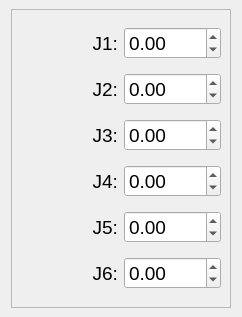
<?xml version="1.0" encoding="UTF-8"?>
<ui version="4.0">
 <class>Form</class>
 <widget class="QWidget" name="Form">
  <property name="geometry">
   <rect>
    <x>0</x>
    <y>0</y>
    <width>242</width>
    <height>317</height>
   </rect>
  </property>
  <property name="windowTitle">
   <string>Form</string>
  </property>
  <layout class="QGridLayout" name="gridLayout">
   <property name="topMargin">
    <number>9</number>
   </property>
   <property name="bottomMargin">
    <number>9</number>
   </property>
   <item row="0" column="1">
    <widget class="QFrame" name="frame">
     <property name="frameShape">
      <enum>QFrame::StyledPanel</enum>
     </property>
     <property name="frameShadow">
      <enum>QFrame::Raised</enum>
     </property>
     <layout class="QGridLayout" name="gridLayout_2">
      <item row="1" column="0">
       <widget class="QLabel" name="label_2">
        <property name="font">
         <font>
          <pointsize>14</pointsize>
         </font>
        </property>
        <property name="text">
         <string>J2:</string>
        </property>
        <property name="alignment">
         <set>Qt::AlignRight|Qt::AlignTrailing|Qt::AlignVCenter</set>
        </property>
       </widget>
      </item>
      <item row="2" column="2">
       <widget class="QDoubleSpinBox" name="joint_3_setpoint">
        <property name="font">
         <font>
          <pointsize>14</pointsize>
         </font>
        </property>
        <property name="minimum">
         <double>-2.000000000000000</double>
        </property>
        <property name="maximum">
         <double>2.000000000000000</double>
        </property>
        <property name="singleStep">
         <double>0.100000000000000</double>
        </property>
       </widget>
      </item>
      <item row="5" column="0">
       <widget class="QLabel" name="label_6">
        <property name="font">
         <font>
          <pointsize>14</pointsize>
         </font>
        </property>
        <property name="text">
         <string>J6:</string>
        </property>
        <property name="alignment">
         <set>Qt::AlignRight|Qt::AlignTrailing|Qt::AlignVCenter</set>
        </property>
       </widget>
      </item>
      <item row="2" column="0">
       <widget class="QLabel" name="label_3">
        <property name="font">
         <font>
          <pointsize>14</pointsize>
         </font>
        </property>
        <property name="text">
         <string>J3:</string>
        </property>
        <property name="alignment">
         <set>Qt::AlignRight|Qt::AlignTrailing|Qt::AlignVCenter</set>
        </property>
       </widget>
      </item>
      <item row="1" column="2">
       <widget class="QDoubleSpinBox" name="joint_2_setpoint">
        <property name="font">
         <font>
          <pointsize>14</pointsize>
         </font>
        </property>
        <property name="minimum">
         <double>-2.000000000000000</double>
        </property>
        <property name="maximum">
         <double>2.000000000000000</double>
        </property>
        <property name="singleStep">
         <double>0.100000000000000</double>
        </property>
       </widget>
      </item>
      <item row="0" column="2">
       <widget class="QDoubleSpinBox" name="joint_1_setpoint">
        <property name="font">
         <font>
          <pointsize>14</pointsize>
         </font>
        </property>
        <property name="minimum">
         <double>-2.000000000000000</double>
        </property>
        <property name="maximum">
         <double>2.000000000000000</double>
        </property>
        <property name="singleStep">
         <double>0.100000000000000</double>
        </property>
       </widget>
      </item>
      <item row="4" column="0">
       <widget class="QLabel" name="label_5">
        <property name="font">
         <font>
          <pointsize>14</pointsize>
         </font>
        </property>
        <property name="text">
         <string>J5:</string>
        </property>
        <property name="alignment">
         <set>Qt::AlignRight|Qt::AlignTrailing|Qt::AlignVCenter</set>
        </property>
       </widget>
      </item>
      <item row="0" column="0">
       <widget class="QLabel" name="label">
        <property name="font">
         <font>
          <pointsize>14</pointsize>
         </font>
        </property>
        <property name="text">
         <string>J1:</string>
        </property>
        <property name="alignment">
         <set>Qt::AlignRight|Qt::AlignTrailing|Qt::AlignVCenter</set>
        </property>
       </widget>
      </item>
      <item row="3" column="2">
       <widget class="QDoubleSpinBox" name="joint_4_setpoint">
        <property name="font">
         <font>
          <pointsize>14</pointsize>
         </font>
        </property>
        <property name="minimum">
         <double>-2.000000000000000</double>
        </property>
        <property name="maximum">
         <double>2.000000000000000</double>
        </property>
        <property name="singleStep">
         <double>0.100000000000000</double>
        </property>
       </widget>
      </item>
      <item row="4" column="2">
       <widget class="QDoubleSpinBox" name="joint_5_setpoint">
        <property name="font">
         <font>
          <pointsize>14</pointsize>
         </font>
        </property>
        <property name="minimum">
         <double>-2.000000000000000</double>
        </property>
        <property name="maximum">
         <double>2.000000000000000</double>
        </property>
        <property name="singleStep">
         <double>0.100000000000000</double>
        </property>
       </widget>
      </item>
      <item row="3" column="0">
       <widget class="QLabel" name="label_4">
        <property name="font">
         <font>
          <pointsize>14</pointsize>
         </font>
        </property>
        <property name="text">
         <string>J4:</string>
        </property>
        <property name="alignment">
         <set>Qt::AlignRight|Qt::AlignTrailing|Qt::AlignVCenter</set>
        </property>
       </widget>
      </item>
      <item row="5" column="2">
       <widget class="QDoubleSpinBox" name="joint_6_setpoint">
        <property name="font">
         <font>
          <pointsize>14</pointsize>
         </font>
        </property>
        <property name="minimum">
         <double>-2.000000000000000</double>
        </property>
        <property name="maximum">
         <double>2.000000000000000</double>
        </property>
        <property name="singleStep">
         <double>0.100000000000000</double>
        </property>
       </widget>
      </item>
     </layout>
    </widget>
   </item>
  </layout>
 </widget>
 <resources/>
 <connections/>
</ui>
